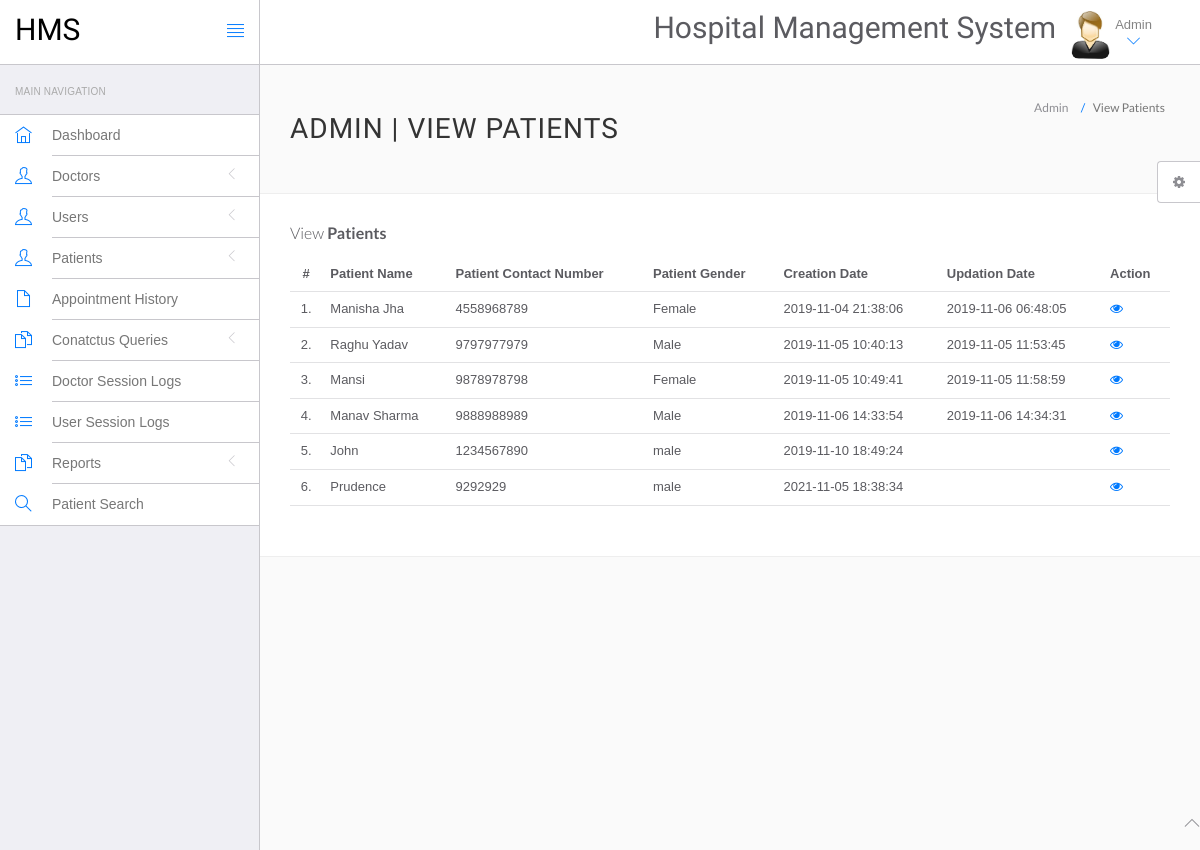
The app's page /hospital/hms/admin/manage-patient.php (signed in) with its own data.
### tables this page shows
CREATE TABLE IF NOT EXISTS `tblpatient` (
  `ID` int NOT NULL AUTO_INCREMENT,
  `Docid` int DEFAULT NULL,
  `PatientName` varchar(200) DEFAULT NULL,
  `PatientContno` bigint DEFAULT NULL,
  `PatientEmail` varchar(200) DEFAULT NULL,
  `PatientGender` varchar(50) DEFAULT NULL,
  `PatientAdd` mediumtext,
  `PatientAge` int DEFAULT NULL,
  `PatientMedhis` mediumtext,
  `CreationDate` timestamp NULL DEFAULT CURRENT_TIMESTAMP,
  `UpdationDate` timestamp NULL DEFAULT NULL ON UPDATE CURRENT_TIMESTAMP,
  PRIMARY KEY (`ID`)
);

### hospital/hms/admin/manage-patient.php (the view, shortened to what this page needs)
<?php
include('include/config.php');
?>
<!DOCTYPE html>
<html lang="en">
	<head>
		<link rel="stylesheet" href="vendor/bootstrap/css/bootstrap.min.css">
		<link rel="stylesheet" href="vendor/fontawesome/css/font-awesome.min.css">
		<link rel="stylesheet" href="vendor/themify-icons/themify-icons.min.css">
		<link href="vendor/animate.css/animate.min.css" rel="stylesheet" media="screen">
		<link href="vendor/perfect-scrollbar/perfect-scrollbar.min.css" rel="stylesheet" media="screen">
		<link href="vendor/switchery/switchery.min.css" rel="stylesheet" media="screen">
		<link href="vendor/bootstrap-touchspin/jquery.bootstrap-touchspin.min.css" rel="stylesheet" media="screen">
		<link href="vendor/select2/select2.min.css" rel="stylesheet" media="screen">
		<link href="vendor/bootstrap-datepicker/bootstrap-datepicker3.standalone.min.css" rel="stylesheet" media="screen">
		<link href="vendor/bootstrap-timepicker/bootstrap-timepicker.min.css" rel="stylesheet" media="screen">
		<link rel="stylesheet" href="assets/css/styles.css">
		<link rel="stylesheet" href="assets/css/plugins.css">
		<link rel="stylesheet" href="assets/css/themes/theme-1.css" id="skin_color" />
	</head>
	<body>
		<div id="app">
<?php include('include/sidebar.php');?>
<div class="app-content">
<?php include('include/header.php');?>
<div class="main-content" >
<div class="wrap-content container" id="container">
<section id="page-title">
<div class="row">
<div class="col-sm-8">
<h1 class="mainTitle">Admin | View Patients</h1>
</div>
<ol class="breadcrumb">
<li>
<span>Admin</span>
</li>
<li class="active">
<span>View Patients</span>
</li>
</ol>
</div>
</section>
<div class="container-fluid container-fullw bg-white">
<div class="row">
<div class="col-md-12">
<h5 class="over-title margin-bottom-15">View <span class="text-bold">Patients</span></h5>
<table class="table table-hover" id="sample-table-1">
<thead>
<tr>
<th class="center">#</th>
<th>Patient Name</th>
<th>Patient Contact Number</th>
<th>Patient Gender </th>
<th>Creation Date </th>
<th>Updation Date </th>
<th>Action</th>
</tr>
</thead>
<tbody>
<?php
$sql=mysqli_query($con,"select * from tblpatient");
$cnt=1;
while($row=mysqli_fetch_array($sql))
{
?>
<tr>
<td class="center"><?php echo $cnt;?>.</td>
<td class="hidden-xs"><?php echo $row['PatientName'];?></td>
<td><?php echo $row['PatientContno'];?></td>
<td><?php echo $row['PatientGender'];?></td>
<td><?php echo $row['CreationDate'];?></td>
<td><?php echo $row['UpdationDate'];?>
</td>
<td>
<a href="view-patient.php?viewid=<?php echo $row['ID'];?>"><i class="fa fa-eye"></i></a>
</td>
</tr>
<?php
$cnt=$cnt+1;
 }?></tbody>
</table>
</div>
</div>
</div>
</div>
</div>
</div>
</div>
	<?php include('include/footer.php');?>
	<?php include('include/setting.php');?>
	</body>
</html>

### hospital/hms/admin/assets/css/themes/theme-1.css (style rules this page uses)
body { background: #FAFAFA; }

### records on screen
tblpatient: PatientName "Manisha Jha", PatientContno "4558968789", PatientGender "Female", CreationDate "2019-11-04 21:38:06", UpdationDate "2019-11-06 06:48:05"
tblpatient: PatientName "Raghu Yadav", PatientContno "9797977979", PatientGender "Male", CreationDate "2019-11-05 10:40:13", UpdationDate "2019-11-05 11:53:45"
tblpatient: PatientName "Mansi", PatientContno "9878978798", PatientGender "Female", CreationDate "2019-11-05 10:49:41", UpdationDate "2019-11-05 11:58:59"
tblpatient: PatientName "Manav Sharma", PatientContno "9888988989", PatientGender "Male", CreationDate "2019-11-06 14:33:54", UpdationDate "2019-11-06 14:34:31"
tblpatient: PatientName "John", PatientContno "1234567890", PatientGender "male", CreationDate "2019-11-10 18:49:24"
tblpatient: PatientName "Prudence", PatientContno "9292929", PatientGender "male", CreationDate "2021-11-05 18:38:34"
